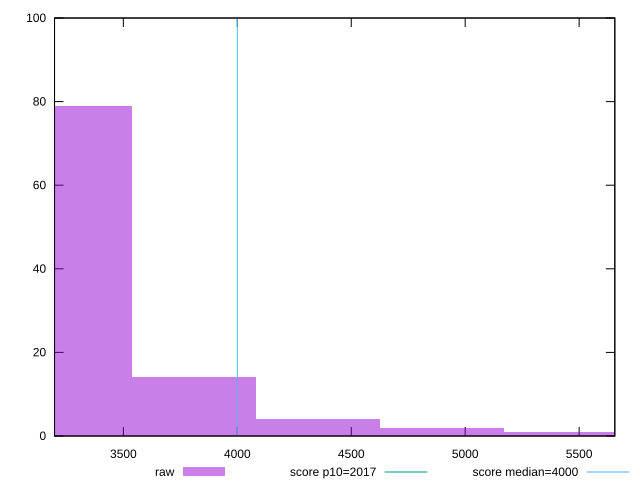

Reproduce this figure in gnuplot.
reset

$raw <<EOF
4897.244412758999 2
3808.9678765903323 14
4353.106144674665 4
3264.829608505999 79
5441.382680843331 1
EOF

set key outside below
set boxwidth 544.1382680843332
set xrange [3197.9680000000003:5656.6159999999945]
set yrange [0:100]
set trange [0:100]
set style fill transparent solid 0.5 noborder

set parametric
set terminal svg size 640, 490 enhanced background rgb 'white'
set output "report_00011_2021-02-09T10:53:21.242Z/mainthread-work-breakdown/samples/pages+cached/raw/histogram.svg"

plot $raw title "raw" with boxes, \
     2017,t title "score p10=2017", \
     4000,t title "score median=4000"

reset
